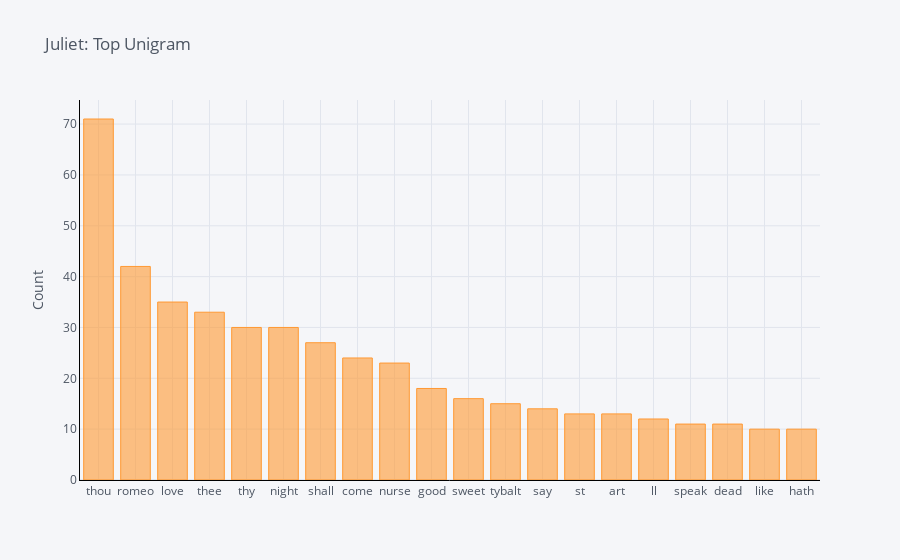

Notebook code for this chart:
### Code cell
df_unigram_juliet\
  .groupby('word')\
  .sum()['count']\
  .sort_values(ascending=False)\
  .iplot(kind='bar',
         yTitle='Count',
         linecolor='black',
         title='Juliet: Top Unigram')

### Figure 1 — Plotly figure (JSON) as saved in the notebook; plotly's stock layout.template omitted (floating-point values rounded to 4 significant figures)
{"data": [{"marker": {"color": "rgba(255, 153, 51, 0.6)", "line": {"color": "rgba(255, 153, 51, 1.0)", "width": 1}}, "name": "count", "orientation": "v", "text": "", "type": "bar", "x": ["thou", "romeo", "love", "thee", "thy", "night", "shall", "come", "nurse", "good", "sweet", "tybalt", "say", "st", "art", "ll", "speak", "dead", "like", "hath"], "y": [71, 42, 35, 33, 30, 30, 27, 24, 23, 18, 16, 15, 14, 13, 13, 12, 11, 11, 10, 10]}], "layout": {"autosize": true, "legend": {"bgcolor": "#F5F6F9", "font": {"color": "#4D5663"}}, "paper_bgcolor": "#F5F6F9", "plot_bgcolor": "#F5F6F9", "title": {"font": {"color": "#4D5663"}, "text": "Juliet: Top Unigram"}, "xaxis": {"autorange": true, "gridcolor": "#E1E5ED", "linecolor": "black", "range": [-0.5, 19.5], "showgrid": true, "tickfont": {"color": "#4D5663"}, "title": {"font": {"color": "#4D5663"}, "text": ""}, "type": "category", "zerolinecolor": "#E1E5ED"}, "yaxis": {"autorange": true, "gridcolor": "#E1E5ED", "linecolor": "black", "range": [0, 74.74], "showgrid": true, "tickfont": {"color": "#4D5663"}, "title": {"font": {"color": "#4D5663"}, "text": "Count"}, "type": "linear", "zerolinecolor": "#E1E5ED"}}}
